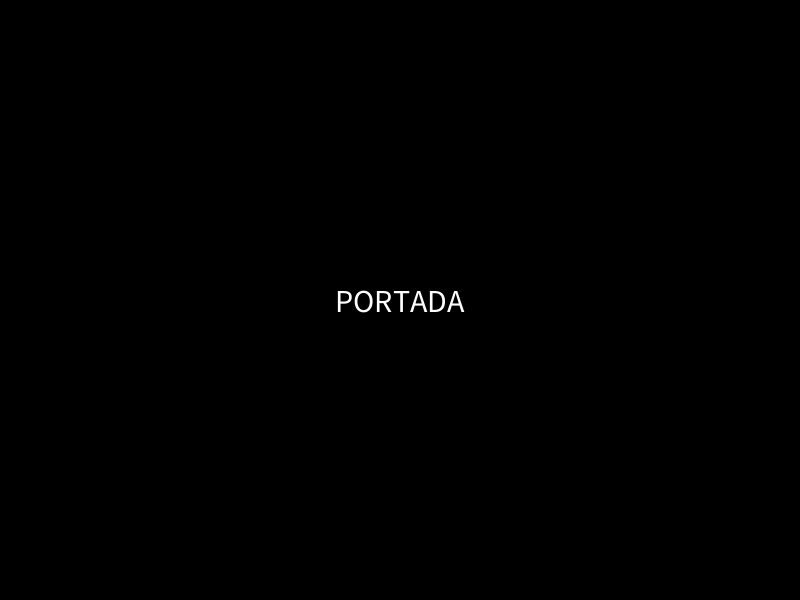
Frame 1 (no input)
Frame 60 (the mouse pressed at the canvas centre just before this capture): identical to frame 1, image omitted
Frame 120 (the mouse held since frame 60 and released just before this capture): identical to frame 1, image omitted

The Processing sketch that drew this single still picture (run headless with seeded random() and noise(); from frame 60 on, the mouse is pressed at the canvas centre):

// Processing sketch: lmm4_recu
// ── lmm4_recu.pde
String estado = "PORTADA";

void setup() {
  size(800, 600);
  textAlign(CENTER, CENTER);
  textSize(32);
  
}

void draw() {
  background(0); 
  fill(255); 
  text(estado, width / 2, height / 2); 
}

void keyPressed() {
  
  // cambio de estados con teclas d (adelante) y a (atras)
  if (key == 'D' || key == 'd') {
    if (estado.equals("PORTADA")) {
      estado = "ABIERTO1";
    } else if (estado.equals("ABIERTO1")) {
      estado = "ABIERTO2";
    } else if (estado.equals("ABIERTO2")) {
      estado = "ABIERTO3";
    } else if (estado.equals("ABIERTO3")) {
      estado = "ABIERTO4";
    } else if (estado.equals("ABIERTO4")) {
      estado = "FINAL";
    }
  } else if (key == 'A' || key == 'a') {
    if (estado.equals("ABIERTO1")) {
      estado = "PORTADA";
    } else if (estado.equals("ABIERTO2")) {
      estado = "ABIERTO1";
    } else if (estado.equals("ABIERTO3")) {
      estado = "ABIERTO2";
    } else if (estado.equals("ABIERTO4")) {
      estado = "ABIERTO3";
    } else if (estado.equals("FINAL")) {
      estado = "ABIERTO4";
    }
  }
}
